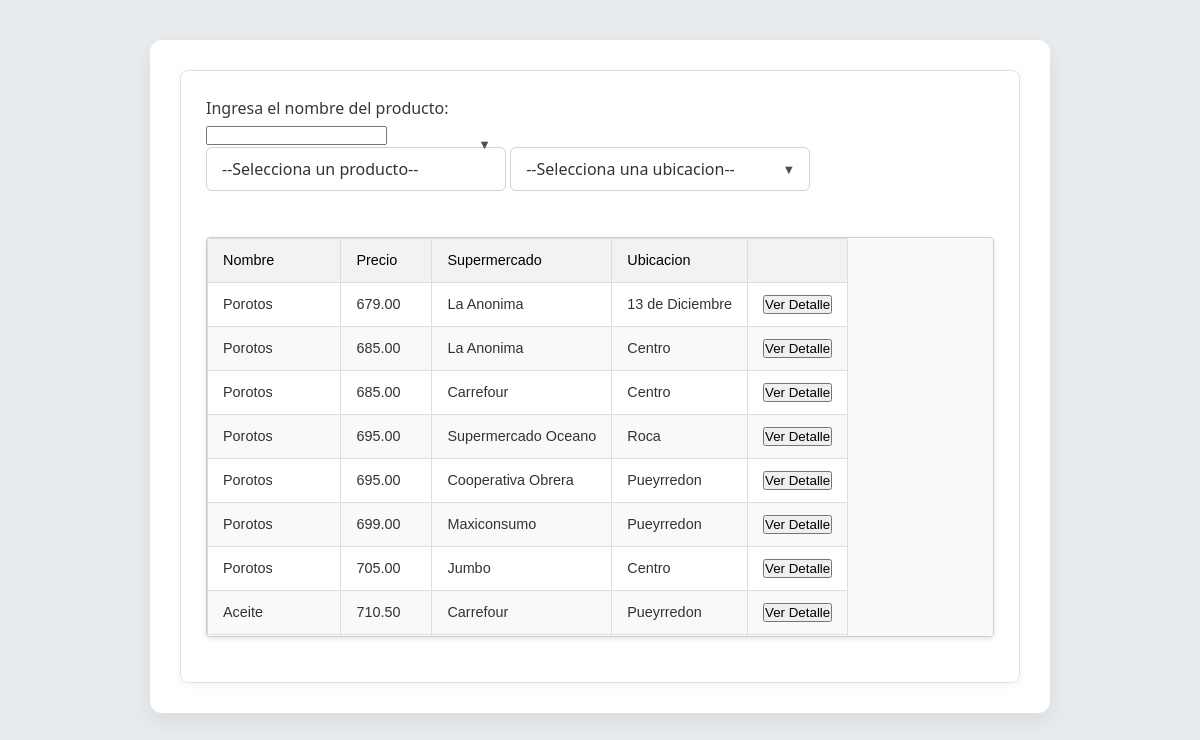
The page / on the database its author committed.
### tables this page shows
CREATE TABLE `precios` (
  `id_producto` int(4) NOT NULL,
  `id_supermercado` int(4) NOT NULL,
  `precio` decimal(10,2) NOT NULL
);

CREATE TABLE `producto` (
  `id_producto` int(4) NOT NULL,
  `nombre` varchar(100) NOT NULL
);

CREATE TABLE `supermercado` (
  `id_supermercado` int(4) NOT NULL,
  `nombre` varchar(60) NOT NULL,
  `ubicacion` varchar(60) NOT NULL
);

### producto.php (called while the page is built, shortened)
<?php
class Producto
{
    private $nombreProducto;
    private $precio;
    private $nombreSupermercado;
    private $ubicacion;
    public function getNombreProducto()
    {
        return $this->nombreProducto;
    }
    public function setNombreProducto($nombreProducto)
    {
        $this->nombreProducto = $nombreProducto;
    }
    public function getPrecio()
    {
        return $this->precio;
    }
    public function setPrecio($precio)
    {
        $this->precio = $precio;
    }
    public function getNombreSupermercado()
    {
        return $this->nombreSupermercado;
    }
    public function setNombreSupermercado($nombreSupermercado)
    {
        $this->nombreSupermercado = $nombreSupermercado;
    }
    public function getUbicacion()
    {
        return $this->ubicacion;
    }
    public function setUbicacion($ubicacion)
    {
        $this->ubicacion = $ubicacion;
    }
    public static function getProductosFiltradosBD($nombreProducto,$ubicacion,$TipoFiltro)
    {
        $con = new mysqli('localhost', 'root', '', 'comparador');
        $productos = [];
        $query = "SELECT pre.*,p.nombre as nombreProdu,s.nombre as nombreSuper,s.ubicacion as ubi FROM precios as pre JOIN producto as p ON p.id_producto=pre.id_producto JOIN supermercado as s on s.id_supermercado=pre.id_supermercado ";
        $query.= "ORDER BY precio ASC";
        $resu = $con->query($query);
        while ($regi = $resu->fetch_object())
        {
            $producto = new Producto();
            $producto->setIdproducto($regi->id_producto);
            $producto->setNombreProducto($regi->nombreProdu);
            $producto->setPrecio($regi->precio);
            $producto->setIdSupermercado($regi->id_supermercado);
            $producto->setNombreSupermercado($regi->nombreSuper);
            $producto->setUbicacion($regi->ubi);
            $productos[] = $producto;
        }
        return $productos;
    }
}
?>

### funciones.php (the view, shortened to what this page needs)
<?php
function cargaPagina()
{
    include 'producto.php';
    $productos = producto::getProductosFiltradosBD(null,null,'Ninguno');
    ?>
    <div>
        <div class="select-div">
            <label for="inputProductos">Ingresa el nombre del producto: </label>
            <input type="text" id="inputProductos" onKeyUp="filtraProductos();" value="">
            <select id="idFiltrosProductos" onChange="filtraProductos();">
                <option value="" >--Selecciona un producto--</option>
            </select>
        </div>
        <div class="select-div">
            <select id="idFiltrosUbicacion" onChange="filtraProductos();">
                <option value="" >--Selecciona una ubicacion--</option>
            </select>
        </div>
    </div>
    <br>
    <div id="contenedor-empresas" class="tabla-scroll-contenedor">
        <table class="tabla-moderna">
            <thead><tr>
                <td>Nombre</td>
                <td>Precio</td>
                <td>Supermercado</td>
                <td>Ubicacion</td>
                <td></td>
            </tr></thead>
            <tbody id="tabla-productos">
            <?php
            for($i=0;$i<count($productos);$i++)
            {
                $producto = $productos[$i];
                echo "<tr>";
                echo "<td>".$producto->getNombreProducto()."</td>";
                echo "<td>".$producto->getPrecio()."</td>";
                echo "<td>".$producto->getNombreSupermercado()."</td>";
                echo "<td>".$producto->getUbicacion()."</td>";
                echo "<td><input type='button' value='Ver Detalle' onClick=\"verDetalle('" .$producto->getNombreProducto(). "');\" ></td>";
                echo "</tr>";
            }
            ?>
            </tbody>
        </table>
    </div>
    <?php
}
?>

### index.php (shortened to what this page needs)
<!DOCTYPE html>
<html lang="es">
<head>
    <link rel="stylesheet" href="style.css">
</head>
<body>
    <section>
        <article>
            <?php
            include 'funciones.php';
            cargaPagina();
            ?>
        </article>
    </section>
</body>
</html>

### style.css (style rules this page uses)
*, *::before, *::after { box-sizing: border-box; margin: 0; padding: 0; }
:root { --primary-color: #007bff; --secondary-color: #6c757d; --accent-color: #28a745; --text-color: #343a40; --light-text-color: #f8f9fa; --bg-color: #e9ecef; --card-bg-color: #ffffff; --border-color: #dee2e6; --shadow-light: rgba(0, 0, 0, 0.08); --font-family-sans: 'Segoe UI', 'Roboto', 'Helvetica Neue', Arial, sans-serif; }
html, body { height: 100%; scroll-behavior: smooth; }
body { font-family: var(--font-family-sans); line-height: 1.6; color: var(--text-color); background-color: var(--bg-color); display: flex; justify-content: center; align-items: flex-start; padding: 20px; }
section { background-color: var(--card-bg-color); border-radius: 12px; box-shadow: 0 8px 24px var(--shadow-light); padding: 30px; margin: 20px 0; max-width: 900px; width: 100%; display: flex; flex-direction: column; gap: 25px; }
article { background-color: var(--card-bg-color); border: 1px solid var(--border-color); border-radius: 8px; padding: 25px; box-shadow: 0 2px 10px rgba(0, 0, 0, 0.05); }
.tabla-scroll-contenedor { width: 100%; max-width: 100vw; overflow-x: auto; max-height: 400px; overflow-y: auto; -webkit-overflow-scrolling: touch; border: 1px solid #ccc; border-radius: 4px; box-shadow: 0 2px 5px rgba(0,0,0,0.1); margin: 20px 0; background-color: #f8f9fa; }
.tabla-moderna { border-collapse: collapse; min-width: 300px; font-family: sans-serif; font-size: 0.9em; color: #333; background-color: #fff; }
.tabla-moderna th, .tabla-moderna td { padding: 10px 15px; border: 1px solid #ddd; text-align: left; white-space: nowrap; }
.tabla-moderna thead { background-color: #f2f2f2; color: #000; }
.tabla-moderna tbody tr:nth-child(even) { background-color: #f9f9f9; }
select { -webkit-appearance: none; -moz-appearance: none; appearance: none; font-family: 'Segoe UI', Tahoma, Geneva, Verdana, sans-serif; font-size: 1em; color: #333; background-color: #fff; border: 1px solid #ced4da; border-radius: 6px; padding: 10px 15px; padding-right: 40px; width: 100%; max-width: 300px; cursor: pointer; outline: none; transition: border-color 0.2s ease, box-shadow 0.2s ease; }
.select-div { position: relative; display: inline-block; width: 100%; max-width: 300px; }
.select-div::after { content: '▼'; font-size: 0.8em; color: #495057; position: absolute; right: 15px; top: 50%; transform: translateY(-50%); pointer-events: none; transition: color 0.2s ease; }
select option { padding: 8px 15px; background-color: #fff; color: #333; }

### rows shown on the page
precios: id_producto.nombre "Porotos", precio "679.00", id_supermercado.nombre "La Anonima", id_supermercado.ubicacion "13 de Diciembre"
precios: id_producto.nombre "Porotos", precio "685.00", id_supermercado.nombre "La Anonima", id_supermercado.ubicacion "Centro"
precios: id_producto.nombre "Porotos", precio "685.00", id_supermercado.nombre "Carrefour", id_supermercado.ubicacion "Centro"
precios: id_producto.nombre "Porotos", precio "695.00", id_supermercado.nombre "Supermercado Oceano", id_supermercado.ubicacion "Roca"
precios: id_producto.nombre "Porotos", precio "695.00", id_supermercado.nombre "Cooperativa Obrera", id_supermercado.ubicacion "Pueyrredon"
precios: id_producto.nombre "Porotos", precio "699.00", id_supermercado.nombre "Maxiconsumo", id_supermercado.ubicacion "Pueyrredon"
precios: id_producto.nombre "Porotos", precio "705.00", id_supermercado.nombre "Jumbo", id_supermercado.ubicacion "Centro"
precios: id_producto.nombre "Aceite", precio "710.50", id_supermercado.nombre "Carrefour", id_supermercado.ubicacion "Pueyrredon"
